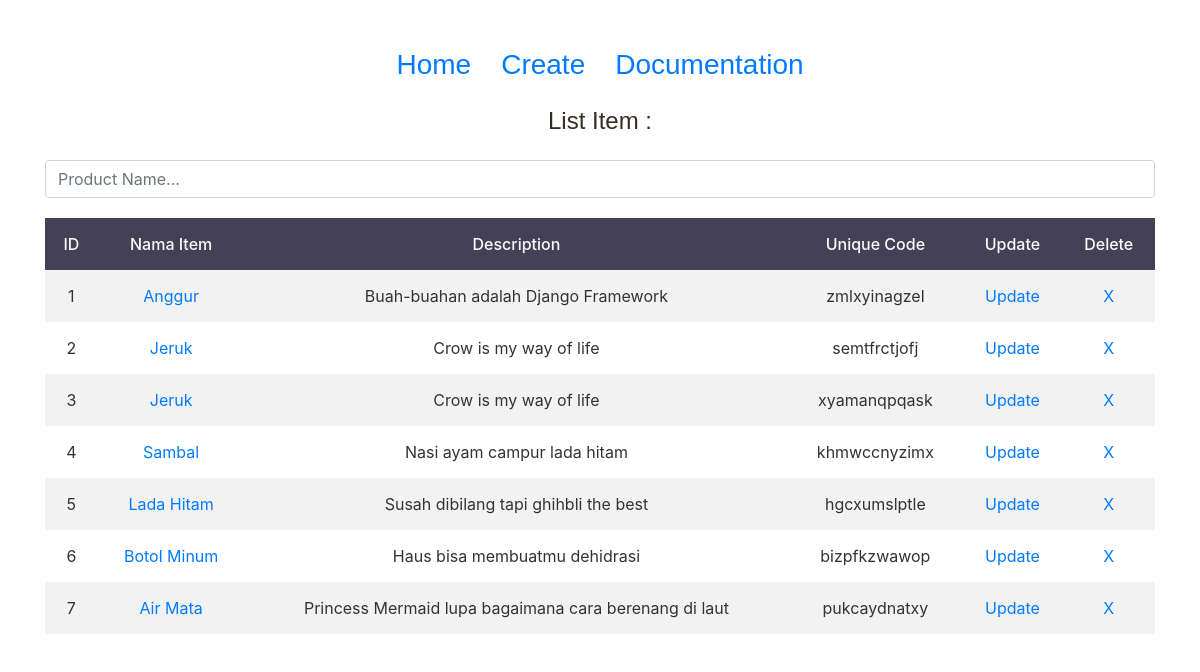
The page /sample1/ on the database as committed earlier.
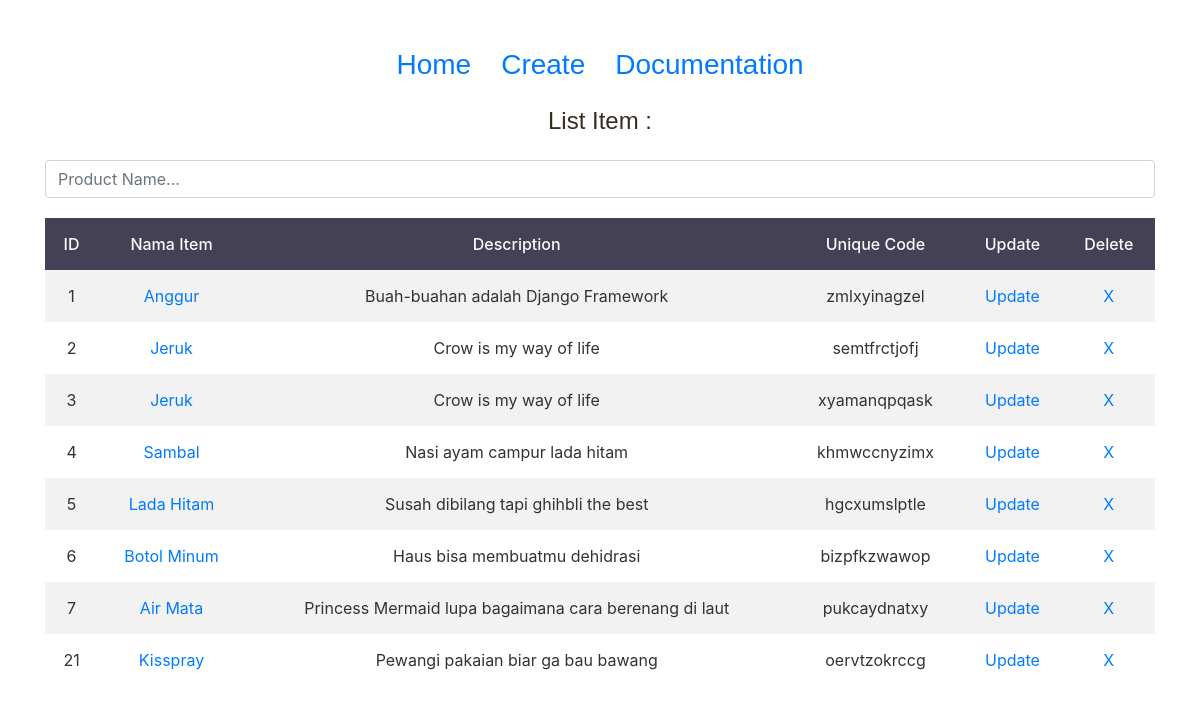
The same page on the database as committed later.
### sample/models.py (models this page shows, shortened)
class Items(models.Model):
    name = models.CharField(max_length=100)
    description = models.TextField(max_length=1000)
    code = models.SlugField(unique=True, blank=True , null=True)

### sample/views.py (the view, shortened to what this page needs)
# urls.py: path('sample1/', sample.index, name='index'),
def index (request):
    items = Items.objects.all()
    search_query= request.GET.get('q')
    template = 'sample/index.html'
    context = {'items' : items}
    return render(request, template , context)

### sample/templates/sample/index.html (shortened to what this page needs)
{% load static %}
<!DOCTYPE html>
<html lang="en">
<head>
    <link href="{% static 'css/styles.css' %}" rel="stylesheet">
    <link href="{% static 'css/styles2.css' %}" rel="stylesheet">
    <link href="{% static 'css/bootstrap.css' %}" rel="stylesheet">
</head>
<body>
    <div style="margin-top: 3rem;"class="center container">
        <h3 class="center judul-tabel"><a href="{% url 'index' %}">Home</a><a href="{% url 'create' %}">Create</a><a href="{% url 'documentation' %}">Documentation</a></h3>
    </div>
    <div class="container">
        <h4 class="center judul-tabel">List Item :</h4>
        <form method="GET"  action="{% url 'index' %}">
            <input type="text" class="form-control" id="user-input" placeholder="Product Name..." name="q" required="">
        </form>
    </div>
    {% include 'sample/result-partial.html' %}
    <div style="height:200px;"></div>
</body>
</html>

### sample/templates/sample/result-partial.html
<div id="replaceable-content">
    <div class="content-wrapper">
        <div class="detail-page">
            <div class="container">
                {% if items %}
                <table>
                    <tr>
                    <th>ID</th>
                    <th>Nama Item</th>
                    <th>Description</th>
                    <th>Unique Code</th>
                    <th>Update</th>
                    <th>Delete</th>
                    </tr>
                    {%for s in items %}
                        <tr>
                            <td>{{s.id}}</td>
                            <td><a href="{% url 'detail_item' pk=s.pk %} ">{{s.name}}</a></td>
                            <td>{{s.description}}</td>
                            <td>{{s.code}}</td>
                            <td><a href="{% url 'update_item' pk=s.pk %} ">Update</a></td>
                            <td><a href="{% url 'delete_item' pk=s.pk %} ">X</a></td>
                        </tr>
                    {% endfor %}
                </table>
                {% else %}
                <h3>Items does not exist</h3>
                {%endif%}
            </div>
        </div>
    </div>
</div>

Rows that differ between the two databases and show on the page:
added Items: id "21", name "Kisspray", description "Pewangi pakaian biar ga bau bawang", code "oervtzokrccg"
